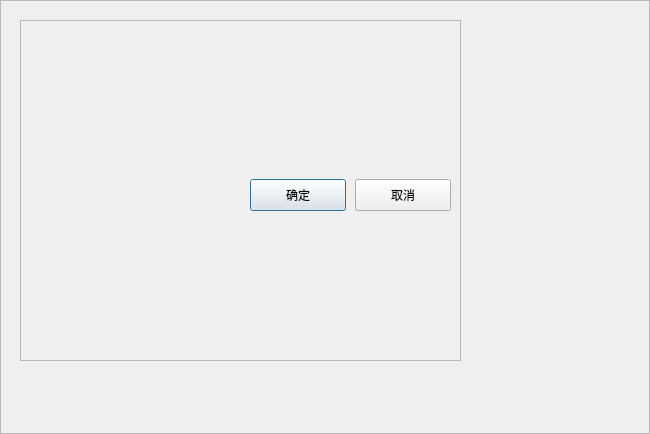
<?xml version="1.0" encoding="UTF-8"?>
<ui version="4.0">
 <class>MessageForm</class>
 <widget class="QDialog" name="MessageForm">
  <property name="geometry">
   <rect>
    <x>0</x>
    <y>0</y>
    <width>650</width>
    <height>434</height>
   </rect>
  </property>
  <property name="windowTitle">
   <string>Dialog</string>
  </property>
  <layout class="QVBoxLayout" name="verticalLayout">
   <property name="spacing">
    <number>0</number>
   </property>
   <property name="leftMargin">
    <number>0</number>
   </property>
   <property name="topMargin">
    <number>0</number>
   </property>
   <property name="rightMargin">
    <number>0</number>
   </property>
   <property name="bottomMargin">
    <number>0</number>
   </property>
   <item>
    <widget class="QFrame" name="frameMain">
     <property name="frameShape">
      <enum>QFrame::StyledPanel</enum>
     </property>
     <widget class="QFrame" name="frameContent">
      <property name="geometry">
       <rect>
        <x>20</x>
        <y>20</y>
        <width>441</width>
        <height>341</height>
       </rect>
      </property>
      <property name="frameShape">
       <enum>QFrame::StyledPanel</enum>
      </property>
      <layout class="QVBoxLayout" name="verticalLayout_2">
       <item>
        <layout class="QHBoxLayout" name="layout"/>
       </item>
       <item>
        <layout class="QHBoxLayout" name="horizontalLayout">
         <property name="spacing">
          <number>9</number>
         </property>
         <property name="topMargin">
          <number>9</number>
         </property>
         <item>
          <spacer name="horizontalSpacer">
           <property name="orientation">
            <enum>Qt::Horizontal</enum>
           </property>
           <property name="sizeHint" stdset="0">
            <size>
             <width>40</width>
             <height>20</height>
            </size>
           </property>
          </spacer>
         </item>
         <item>
          <widget class="QPushButton" name="ButtonOK">
           <property name="sizePolicy">
            <sizepolicy hsizetype="Fixed" vsizetype="Fixed">
             <horstretch>0</horstretch>
             <verstretch>0</verstretch>
            </sizepolicy>
           </property>
           <property name="minimumSize">
            <size>
             <width>96</width>
             <height>32</height>
            </size>
           </property>
           <property name="maximumSize">
            <size>
             <width>96</width>
             <height>32</height>
            </size>
           </property>
           <property name="text">
            <string>确定</string>
           </property>
          </widget>
         </item>
         <item>
          <widget class="QPushButton" name="ButtonCancel">
           <property name="sizePolicy">
            <sizepolicy hsizetype="Fixed" vsizetype="Fixed">
             <horstretch>0</horstretch>
             <verstretch>0</verstretch>
            </sizepolicy>
           </property>
           <property name="minimumSize">
            <size>
             <width>96</width>
             <height>32</height>
            </size>
           </property>
           <property name="maximumSize">
            <size>
             <width>96</width>
             <height>32</height>
            </size>
           </property>
           <property name="text">
            <string>取消</string>
           </property>
          </widget>
         </item>
        </layout>
       </item>
      </layout>
     </widget>
    </widget>
   </item>
  </layout>
 </widget>
 <resources/>
 <connections/>
</ui>
